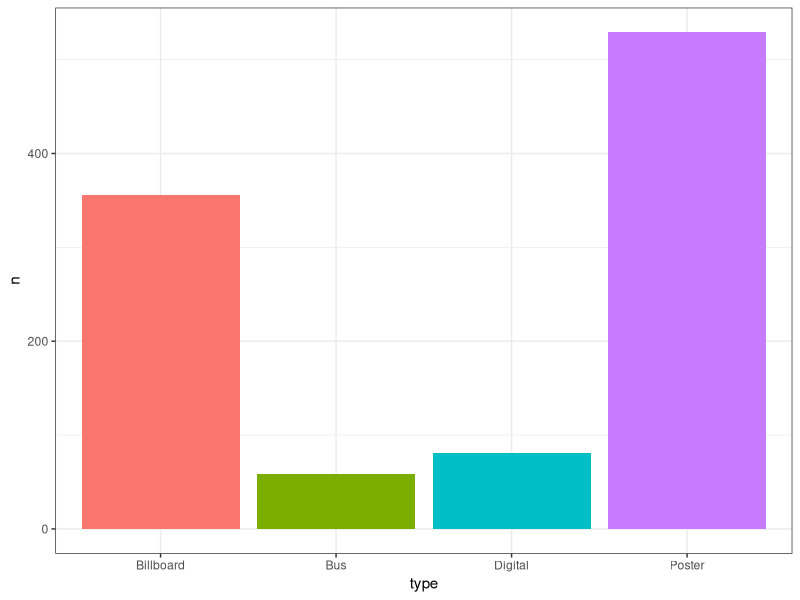
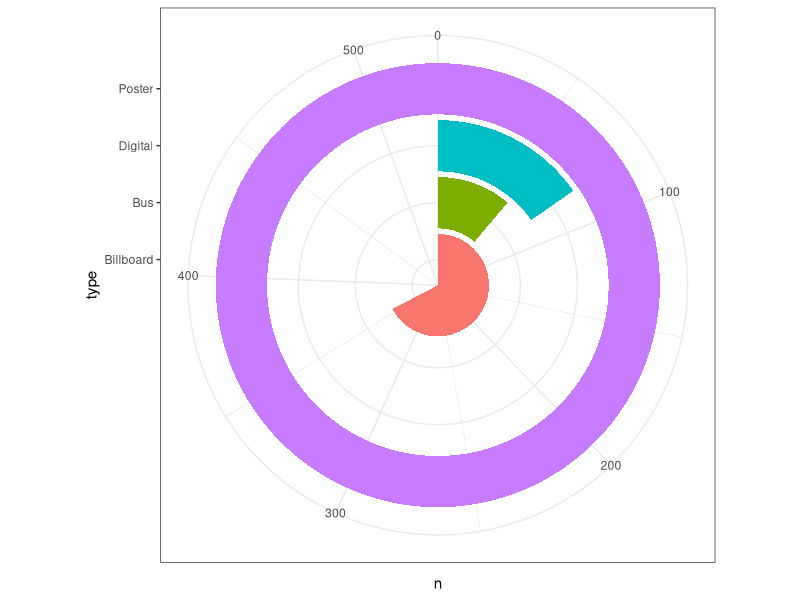
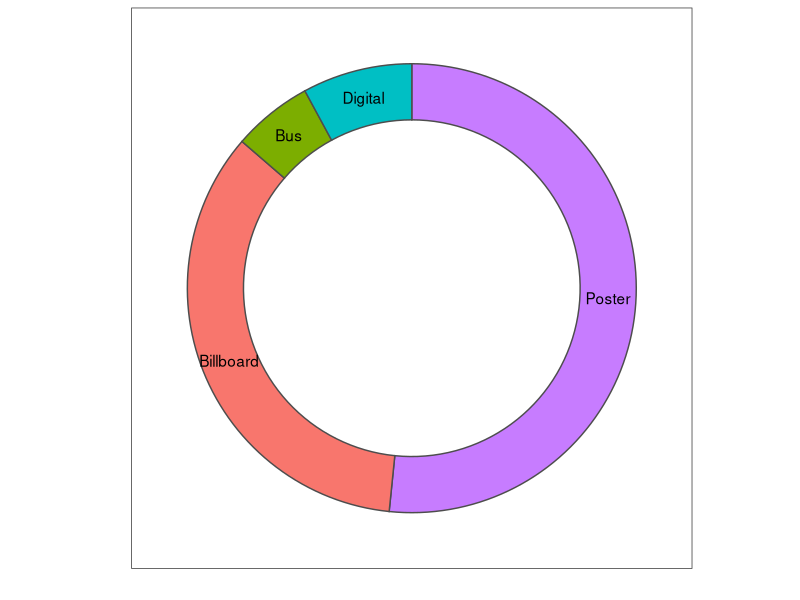

Write the R code that produced these figures, in order.

# Input the ad data
ad = data.frame(
        type = c("Poster", "Billboard", "Bus", "Digital"),
        n = c(529, 356, 59, 81)
)

# Bar plot
library(ggplot2)
ggplot(data = ad, aes(x = type, y = n, fill = type)) +
        geom_bar(stat = "identity", show.legend = FALSE) +
        theme_bw()


# pie chart ????
library(ggplot2)
ggplot(data = ad, aes(x = type, y = n, fill = type)) +
        geom_bar(stat = "identity", show.legend = FALSE) +
        theme_bw()+
        coord_polar(theta = "y")



# Add addition columns to data, needed for donut plot.
ad$fraction = ad$n / sum(ad$n)
ad$ymax = cumsum(ad$fraction)
ad$ymin = c(0, head(ad$ymax, n = -1))

# Donut plot
ggplot(data = ad, aes(fill = type, ymax = ymax, ymin = ymin, xmax = 4, xmin = 3)) +
        geom_rect(colour = "grey30", show_guide = FALSE) +
        coord_polar(theta = "y") +
        xlim(c(0, 4)) +
        theme_bw() +
        theme(panel.grid=element_blank()) +
        theme(axis.text=element_blank()) +
        theme(axis.ticks=element_blank()) +
        geom_text(aes(x = 3.5, y = ((ymin+ymax)/2), label = type)) +
        xlab("") +
        ylab("")
